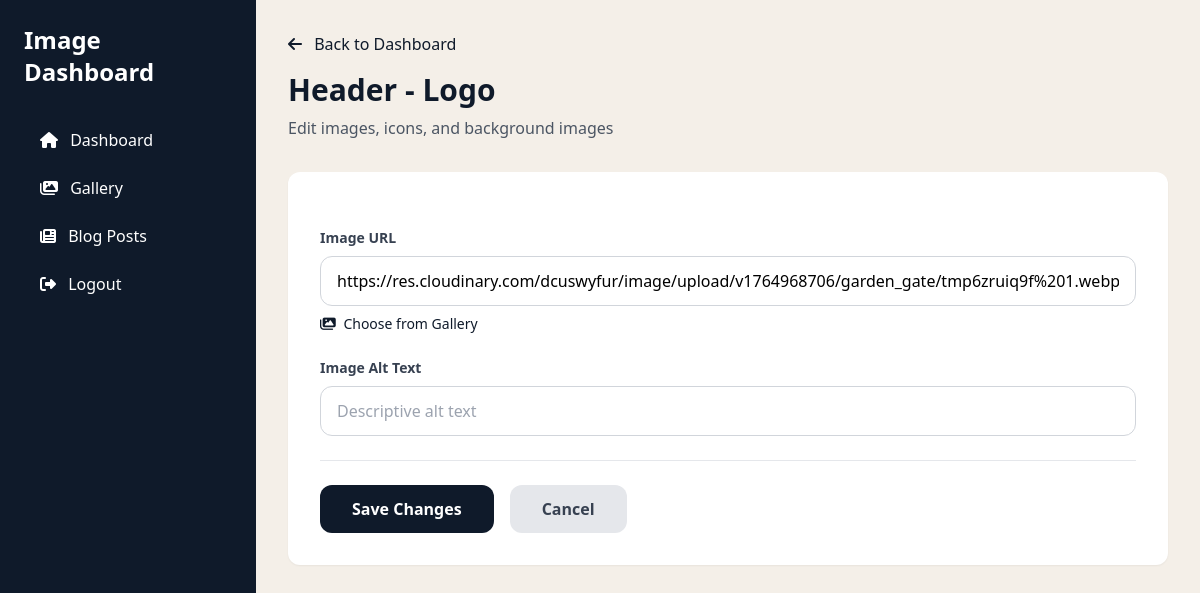
The app's page /dashboard/section/13/edit/ (signed in) with its own data.
### myApp/models.py (models this page shows, shortened)
class SectionImage(models.Model):
    section_name = models.CharField(max_length=100, unique=True, help_text="Internal name for the section (e.g., 'hero_background', 'about_image')")
    display_name = models.CharField(max_length=200, help_text="Display name shown in dashboard")
    image_url = models.URLField(blank=True, null=True, help_text="Image URL")
    image_alt = models.CharField(max_length=200, blank=True, help_text="Alt text for the image")
    icon_url = models.URLField(blank=True, null=True, help_text="Icon URL (if applicable)")
    background_image_url = models.URLField(blank=True, null=True, help_text="Background image URL (if applicable)")
    updated_at = models.DateTimeField(auto_now=True)
    class Meta:
        ordering = ['display_name']
        verbose_name = "Section Image"
        verbose_name_plural = "Section Images"

### myApp/dashboard_views.py (the view, shortened to what this page needs)
# urls.py: path('section/<int:section_id>/edit/', dashboard_views.section_image_edit, name='section_edit'),
@login_required
def section_image_edit(request, section_id):
    section = get_object_or_404(SectionImage, id=section_id)
    return render(request, 'myApp/dashboard/section_edit.html', {
        'section': section
    })

### myApp/templates/myApp/dashboard/section_edit.html (shortened to what this page needs)
{% extends "myApp/dashboard/base.html" %}
{% load static %}
{% block content %}
<div class="mb-8">
    <a href="{% url 'dashboard:index' %}" class="text-navy hover:underline mb-4 inline-block">
        <i class="fas fa-arrow-left mr-2"></i> Back to Dashboard
    </a>
    <h2 class="text-3xl font-bold text-navy mb-2">{{ section.display_name }}</h2>
    <p class="text-gray-600">Edit images, icons, and background images</p>
</div>
<form method="post" class="bg-white rounded-xl shadow-sm p-8 space-y-6">
    {% if 'background' in section.section_name %}
        <div>
            <label class="block text-sm font-semibold text-gray-700 mb-2">Background Image URL</label>
            <input type="url" name="background_image_url" id="field_background_image_url" value="{{ section.background_image_url|default:'' }}"
                   placeholder="https://res.cloudinary.com/..."
                   class="w-full px-4 py-3 border border-gray-300 rounded-xl focus:border-navy focus:outline-none focus:ring-2 focus:ring-navy/20">
            <p class="text-sm text-gray-500 mt-2">
                <button type="button" onclick="openImagePickerModal('field_background_image_url')"
                        class="text-navy hover:underline">
                    <i class="fas fa-images mr-1"></i> Choose from Gallery
                </button>
            </p>
        </div>
    {% else %}
        <div>
            <label class="block text-sm font-semibold text-gray-700 mb-2">Image URL</label>
            <input type="url" name="image_url" id="field_image_url" value="{{ section.image_url|default:'' }}"
                   placeholder="https://res.cloudinary.com/..."
                   class="w-full px-4 py-3 border border-gray-300 rounded-xl focus:border-navy focus:outline-none focus:ring-2 focus:ring-navy/20">
            <p class="text-sm text-gray-500 mt-2">
                <button type="button" onclick="openImagePickerModal('field_image_url')"
                        class="text-navy hover:underline">
                    <i class="fas fa-images mr-1"></i> Choose from Gallery
                </button>
            </p>
        </div>
        <div>
            <label class="block text-sm font-semibold text-gray-700 mb-2">Image Alt Text</label>
            <input type="text" name="image_alt" value="{{ section.image_alt|default:'' }}"
                   placeholder="Descriptive alt text"
                   class="w-full px-4 py-3 border border-gray-300 rounded-xl focus:border-navy focus:outline-none focus:ring-2 focus:ring-navy/20">
        </div>
    {% endif %}
    <div class="flex gap-4 pt-6 border-t">
        <button type="submit" class="bg-navy text-white px-8 py-3 rounded-xl font-semibold hover:bg-navy/90 transition">
            Save Changes
        </button>
        <a href="{% url 'dashboard:index' %}" class="bg-gray-200 text-gray-700 px-8 py-3 rounded-xl font-semibold hover:bg-gray-300 transition">
            Cancel
        </a>
    </div>
</form>
{% endblock %}

### records on screen
SectionImage: display_name "Header - Logo", image_url "https://res.cloudinary.com/dcuswyfur/image/upload/v1764968706/garden_gate/tmp6zruiq9f%201.webp"
